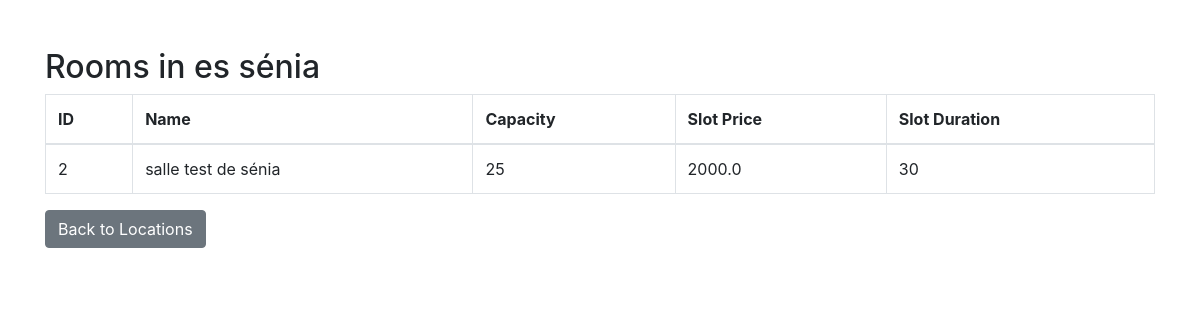
Before: /admin/locations/3/rooms with the older database file.
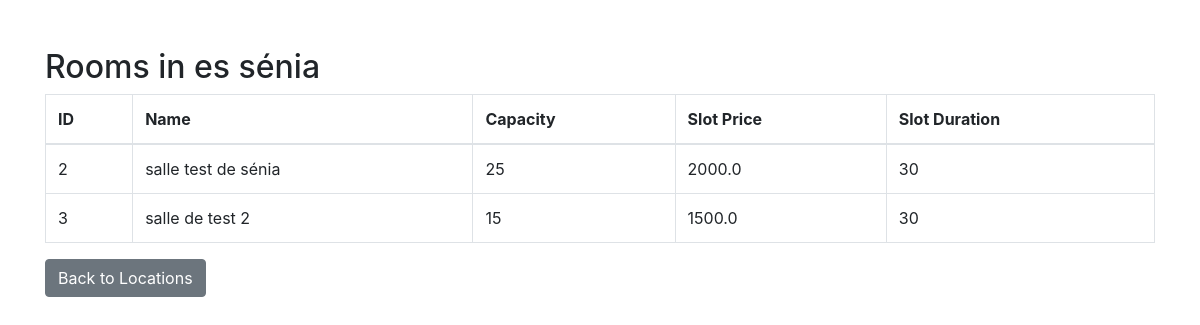
After: the same page with the newer database file.
### models.py (models this page shows)
class Room(db.Model):
    __tablename__ = 'rooms'
    id = db.Column(db.Integer, primary_key=True)
    name = db.Column(db.String(100), nullable=False)
    capacity = db.Column(db.Integer, nullable=False)
    slot_price = db.Column(db.Float, nullable=False)
    slot_duration =db.Column(db.Integer,nullable=False,default=60)  #ppar défault 1h
    location_id = db.Column(db.Integer, db.ForeignKey('locations.id'), nullable=False)
    bookings = db.relationship('Booking', backref='room', lazy=True)

### admin_blueprint.py (the view)
@admin_bp.route('/locations/<int:location_id>/rooms')
def location_rooms(location_id):
    from data_access1 import get_all_rooms, get_all_locations
    location = next((loc for loc in get_all_locations() if loc.id == location_id), None)
    if not location:
        return "Location not found", 404
    rooms = [room for room in get_all_rooms() if room.location_id == location_id]
    return render_template('location_rooms.html', location=location, rooms=rooms)

### data_access1.py (called while the page is built)
def get_all_locations():
    return Location.query.all()

def get_all_rooms():
    return Room.query.all()

### templates/location_rooms.html (shortened to what this page needs)
<!DOCTYPE html>
<html lang="en">
<head>
    <link rel="stylesheet" href="https://stackpath.bootstrapcdn.com/bootstrap/4.5.2/css/bootstrap.min.css">
</head>
<body>
<div class="container mt-5">
    <h2>Rooms in {{ location.name }}</h2>
    <table class="table table-bordered">
        <thead>
            <tr>
                <th>ID</th>
                <th>Name</th>
                <th>Capacity</th>
                <th>Slot Price</th>
                <th>Slot Duration</th>
            </tr>
        </thead>
        <tbody>
            {% for room in rooms %}
            <tr>
                <td>{{ room.id }}</td>
                <td>{{ room.name }}</td>
                <td>{{ room.capacity }}</td>
                <td>{{ room.slot_price }}</td>
                <td>{{ room.slot_duration }}</td>
            </tr>
            {% endfor %}
        </tbody>
    </table>
    <a href="{{ url_for('admin_bp.locations_page') }}" class="btn btn-secondary">Back to Locations</a>
</div>
</body>
</html>

Changed rows visible on the page:
added Room: id "3", name "salle de test 2", capacity "15", slot_price "1500.0", slot_duration "30"
